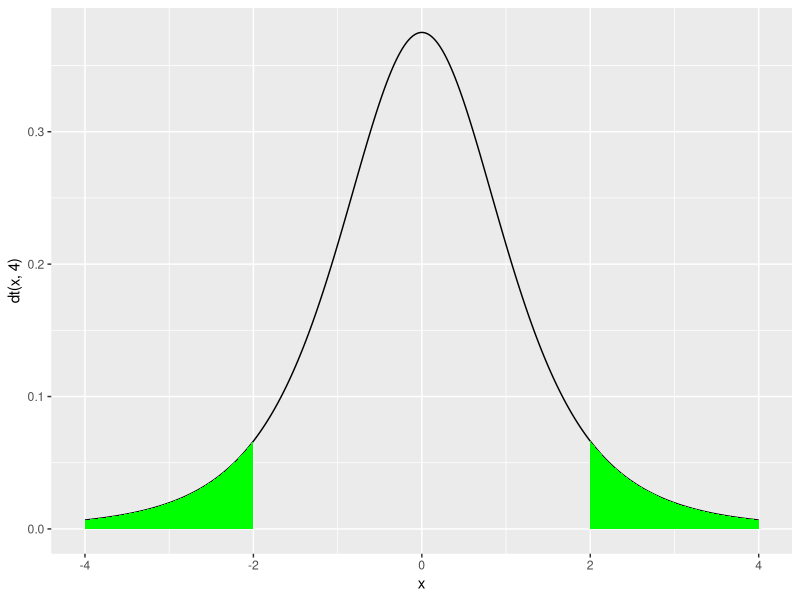
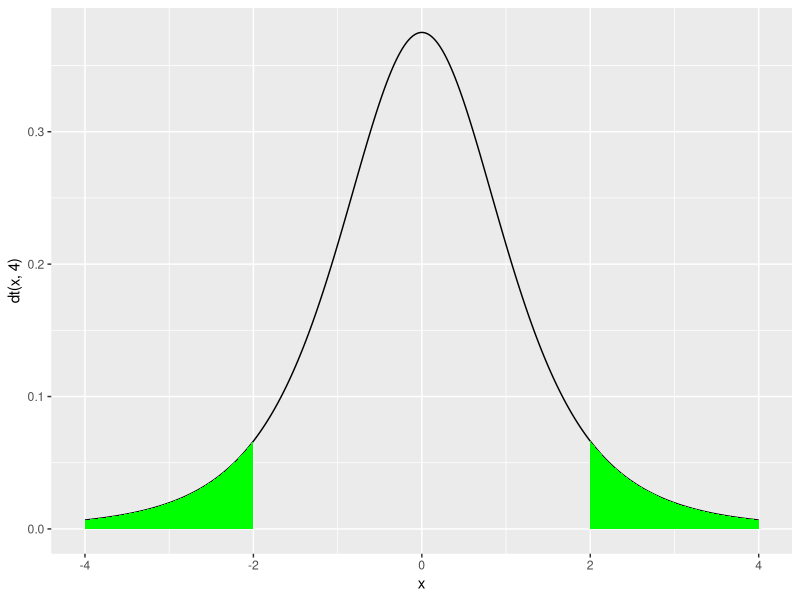

Source code (R) for these figures, in order:
## ---- chunk 1
library(ggplot2);

# domain for distribution
x <- seq(-4,4,.01); 

# create the polygons for shading
# polygon vertices are: {x, dnorm(x)}; {x_last, 0}; {x_first, 0}; 
rx <- seq(2, 4, .1);
r <- data.frame(hx=c(rx,4,2), hy=c(dt(rx,4),0,0), direction=factor("hi"));
# lo side is mirror (-x, y) of hi side
r <- rbind(r, data.frame(hx=-r$hx, hy=r$hy, direction=factor("lo")));

# plot the distribution
g <- ggplot() + aes(x=x, y=dt(x,4)) + geom_line();

# add the polygons
# use `group = direction` to tell ggplot that there are 2 regions in the df
g <- g + geom_polygon(data=r, aes(x=hx, y=hy, group=direction), fill="green")

example_t_dist <- g;

print(example_t_dist);
## ---- chunk 2
mu0 <- 0;
baseline <- c(140, 138, 150, 148, 135);
week2 <- c(132, 135, 151, 146, 130);
X <- mean(week2 - baseline);
n <- 5;      
df <- n-1;
SE <- sd(week2 - baseline)/sqrt(n);

TS <- (X - mu0)/SE;
tQ <- c(-1,1) * qt(.975,df);

TS <- round(TS, 2);
tQ <- round(tQ, 2);
## ---- chunk 3
data.frame(X=X, TS=TS)
data.frame(tQ=tQ)
## ---- chunk 4
# from above, TS = -2.26; df = 4
pt(-2.26, 4, lower.tail = TRUE) * 2 
## ---- chunk 5

t.test(y=baseline, x=week2, alternative="two.sided", mu=0, paired=TRUE, conf.level=0.025)
## ---- chunk 6
1100 + c(-1,1) * qt(.975,8) * (30/sqrt(9))
## ---- chunk 7
print(example_t_dist)
## ---- chunk 8
X <- 1100
n <- 9
sigma <- 30
SE <- sigma / sqrt(n)

X + c(-1, 1) * qt(.975,8) * SE
## ---- chunk 9
binom.test(x = c(3,1), p = 0.5, alternative="greater", conf.level = .95)$p.value

pbinom(2, size = 4, prob = 0.5, lower.tail = FALSE)

choose(4, 3) * 0.5^4 + choose(4, 4) * 0.5^4
## ---- chunk 10
poisson.test(x=10, T=1787, r=.01, alternative = "less")$p.value

ppois(10, lambda = 0.01 * 1787)
## ---- chunk 11
n1 <- 9;  d1 <- -3;  s1 <- 1.5;
n2 <- 9;  d2 <-  1;  s2 <- 1.8;

TS1 <- d1 / (s1/sqrt(n1));
TS2 <- d2 / (s2/sqrt(n2));

TS1; TS2;
# t.test(d1, d2, alternative = "two.sided")
## ---- chunk 12
n1 <- 9;  d1 <- -3;  s1 <- 1.5;
n2 <- 9;  d2 <-  1;  s2 <- 1.8;

tQ1 <- c(-1,1) * qt(.975,8) * (1.5/3);
tQ2 <- c(-1,1) * qt(.975,8) * (1.8/3);

tQ1; tQ2;
## ---- chunk 13
p1 <- pt(TS1, 8, lower.tail=TRUE) * 2;
p2 <- pt(TS2, 8, lower.tail=TRUE) * 2;

p1 * p2;
## ---- chunk 14
n <- 100;
d <- .01;
s <- .04;

power.t.test(n=100, delta=.01, sd=.04, type="paired", alternative="one.sided")$power

pnorm(1.645 * 0.004, mean = 0.01, sd = 0.004, lower.tail = FALSE)
## ---- chunk 15
power.t.test(n=NULL, delta=.01, sd=.04, power=.9, type="paired", alternative="one.sided")$n

ceiling((4 * (qnorm(0.95) - qnorm(0.1)))^2)
